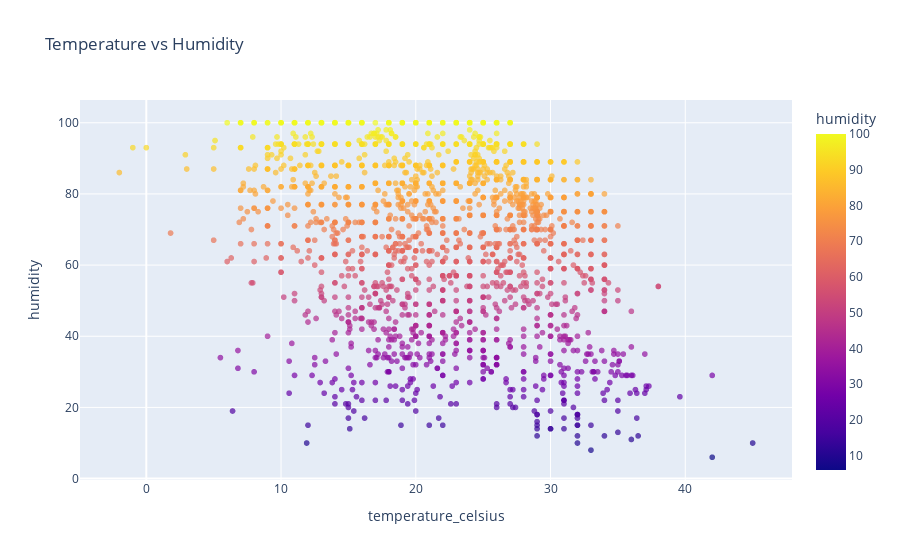

The cell this chart's notebook holds for it:
### Code cell
import plotly.express as px
fig = px.scatter(
    df,
    x="temperature_celsius",
    y="humidity",
    title="Temperature vs Humidity",
    color="humidity",
    opacity=0.7
)
fig.show()

### Figure 1 — Plotly figure (JSON) as saved in the notebook; plotly's stock layout.template omitted (floating-point values rounded to 4 significant figures; data arrays with more than 128 entries replaced by an {"elided": "..."} marker saying what was removed)
{"data": [{"hovertemplate": "temperature_celsius=%{x}<br>humidity=%{marker.color}<extra></extra>", "legendgroup": "", "marker": {"color": {"elided": "3119 int values"}, "coloraxis": "coloraxis", "opacity": 0.7, "symbol": "circle"}, "mode": "markers", "name": "", "showlegend": false, "type": "scattergl", "x": {"elided": "3119 float values"}, "xaxis": "x", "y": {"elided": "3119 int values"}, "yaxis": "y"}], "layout": {"coloraxis": {"colorbar": {"title": {"text": "humidity"}}, "colorscale": [[0, "#0d0887"], [0.1111, "#46039f"], [0.2222, "#7201a8"], [0.3333, "#9c179e"], [0.4444, "#bd3786"], [0.5556, "#d8576b"], [0.6667, "#ed7953"], [0.7778, "#fb9f3a"], [0.8889, "#fdca26"], [1, "#f0f921"]]}, "legend": {"tracegroupgap": 0}, "title": {"text": "Temperature vs Humidity"}, "xaxis": {"anchor": "y", "domain": [0, 1], "title": {"text": "temperature_celsius"}}, "yaxis": {"anchor": "x", "domain": [0, 1], "title": {"text": "humidity"}}}}
